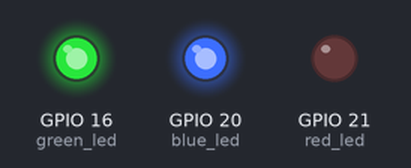
The program below on a simulated Raspberry Pi (BCM pin numbers). Parts: output pins drawn as LEDs (lit = HIGH).

Above: at 0.5 s.
At 1.5 s:
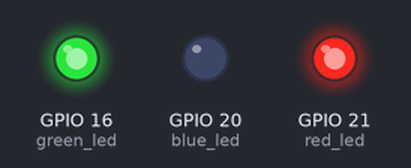
At 5.5 s:
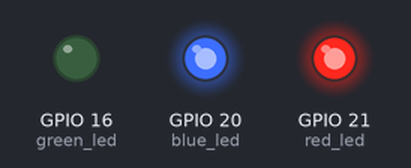
Timing chart, 0 to 6.9 s (numbered marks = the images above):
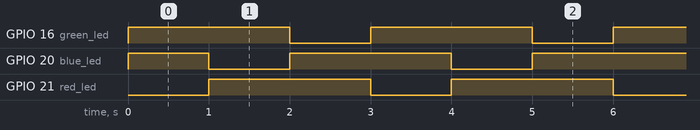

Measured:
- by itself, GPIO 16 (green_led), GPIO 21 (red_led): alternates HIGH for 2.0 s and LOW for 1.0 s
- by itself, GPIO 20 (blue_led): repeats every 3.0 s: LOW 1.0 s, HIGH 2.0 s
- by itself, everything shown: repeats every 3.0 s, in 3 steps

The program:

ioh002_led02.py
```python
import RPi.GPIO as GPIO
import time

red_led = 21
blue_led = 20
green_led = 16

# GPIO BCM 모드로 설정
GPIO.setmode(GPIO.BCM)

# GPIO 핀 설정 (입력/출력)
GPIO.setup(red_led, GPIO.OUT)
GPIO.setup(blue_led, GPIO.OUT)
GPIO.setup(green_led, GPIO.OUT)

try:
    while(1):
        # red_led ON
        GPIO.output(red_led,False)
        GPIO.output(blue_led, True)
        GPIO.output(green_led, True)
        time.sleep(1)

        # blue_led ON
        GPIO.output(red_led, True)
        GPIO.output(blue_led, False)
        GPIO.output(green_led, True)
        time.sleep(1)

        # green_led ON
        GPIO.output(red_led, True)
        GPIO.output(blue_led, True)
        GPIO.output(green_led, False)
        time.sleep(1)

except KeyboardInterrupt: # Ctrl + c 를 누르면 GPIO를 종료시킴
    GPIO.cleanup()
```
